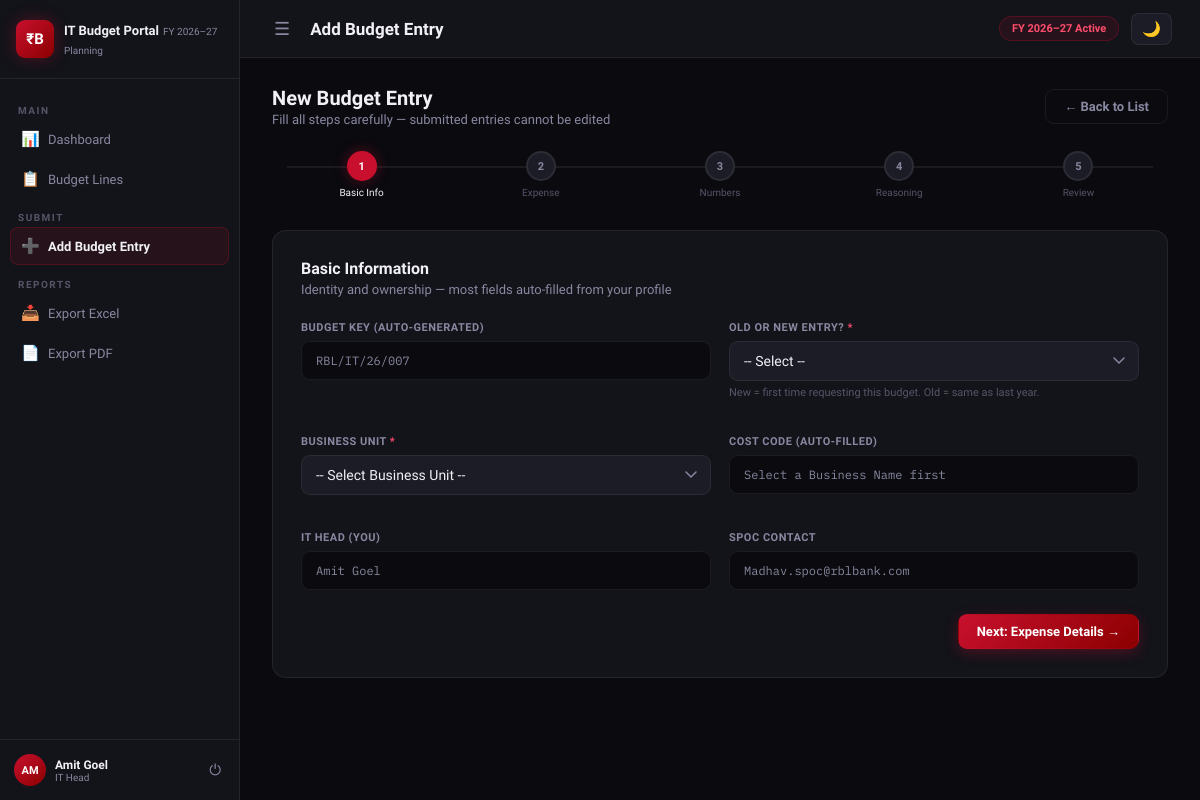
The app's page /budget/new (signed in) with its own data.
### app/models.py (models this page shows, shortened)
class User(Base):
    __tablename__ = "users"
    id = Column(Integer, primary_key=True, index=True)
    full_name  = Column(String(100), nullable=False)
    email      = Column(String(150), unique=True, nullable=False, index=True)
    password   = Column(String(255), nullable=False)
    role = Column(Enum(UserRole), nullable=False, default=UserRole.IT_HEAD)
    department = Column(String(100), nullable=True)
    spoc_email = Column(String(150), nullable=True)
    cost_code  = Column(String(50), nullable=True)
    is_active  = Column(Boolean, default=True)
    created_at = Column(DateTime(timezone=True), server_default=func.now())
    budget_lines = relationship("BudgetLine", back_populates="submitted_by_user")
    approvals    = relationship("Approval", back_populates="action_by_user")

### app/routers/budget_router.py (the view)
@router.get("/new", response_class=HTMLResponse)
async def new_budget_form(request: Request, db: Session = Depends(get_db)):
    user = await get_user_from_cookie(request, db)
    if not user:
        return RedirectResponse(url="/auth/login")
    if user.role != models.UserRole.IT_HEAD:
        return RedirectResponse(url="/dashboard/")
    next_key = generate_budget_key(db)
    return templates.TemplateResponse("budget/form.html", {
        "request": request,
        "user": user, "next_key": next_key, "entry": None,
        "error": None, "active_page": "new_entry"
    })

### app/templates/budget/form.html (shortened to what this page needs)
{% extends "base.html" %}
{% block page_title %}Add Budget Entry{% endblock %}
{% block content %}
<div class="page-header">
  <div class="page-header-left">
    <h2>New Budget Entry</h2>
    <p>Fill all steps carefully — submitted entries cannot be edited</p>
  </div>
  <a href="/budget/" class="btn btn-ghost">← Back to List</a>
</div>
<div class="stepper">
  <div class="step active" id="step-1"><div class="step-circle">1</div><div class="step-label">Basic Info</div></div>
  <div class="step" id="step-2"><div class="step-circle">2</div><div class="step-label">Expense</div></div>
  <div class="step" id="step-3"><div class="step-circle">3</div><div class="step-label">Numbers</div></div>
  <div class="step" id="step-4"><div class="step-circle">4</div><div class="step-label">Reasoning</div></div>
  <div class="step" id="step-5"><div class="step-circle">5</div><div class="step-label">Review</div></div>
</div>
<form method="POST" action="/budget/new" id="budgetForm">
  <div class="form-step-card" id="form-step-1">
    <div class="step-card-title">Basic Information</div>
    <div class="step-card-sub">Identity and ownership — most fields auto-filled from your profile</div>
    <div class="form-grid-2">
      <div class="field-group">
        <label class="field-label">Budget Key (Auto-generated)</label>
        <div class="field-readonly">{{ next_key }}</div>
      </div>
      <div class="field-group">
        <label class="field-label field-required">Old or New Entry?</label>
        <select class="field-select" name="old_new" id="oldNew" onchange="togglePrevKey()" required>
          <option value="">-- Select --</option>
        </select>
        <div class="field-hint">New = first time requesting this budget. Old = same as last year.</div>
      </div>
      <div class="field-group">
        <label class="field-label field-required">Business Unit</label>
        <select class="field-select" name="business_name" id="businessSelect" onchange="autoFillCostCode()" required>
          <option value="">-- Select Business Unit --</option>
        </select>
      </div>
      <div class="field-group">
        <label class="field-label">Cost Code (Auto-filled)</label>
        <div class="field-readonly" id="costCodeDisplay">Select a Business Unit first</div>
      </div>
      <div class="field-group">
        <label class="field-label">IT Head (You)</label>
        <div class="field-readonly" id="itHeadDisplay">{{ user.full_name }}</div>
      </div>
      <div class="field-group">
        <label class="field-label">SPOC Contact</label>
        <div class="field-readonly">{{ user.spoc_email or 'Not set in profile' }}</div>
      </div>
    </div>
    <div class="step-nav">
      <button type="button" class="btn btn-primary" onclick="goStep(2)">Next: Expense Details →</button>
    </div>
  </div>
</form>
{% endblock %}

### app/templates/base.html (shortened to what this page needs)
<!DOCTYPE html>
<html lang="en" data-theme="dark">
<head>
  <link rel="stylesheet" href="/static/css/style.css"/>
</head>
<body>
<aside class="sidebar" id="sidebar">
  <div class="sidebar-logo">
    <div class="logo-mark">₹B</div>
    <div class="sidebar-logo-text">
      <span class="logo-title">IT Budget Portal</span>
      <span class="logo-sub">FY 2026–27 Planning</span>
    </div>
  </div>
  <nav class="sidebar-nav">
    <div class="nav-section-label">Main</div>
    <a href="/dashboard/" class="nav-item {% if active_page == 'dashboard' %}active{% endif %}">
      <span class="nav-icon">📊</span> Dashboard
    </a>
    <a href="/budget/" class="nav-item {% if active_page == 'budget' %}active{% endif %}">
      <span class="nav-icon">📋</span> Budget Lines
    </a>
    {% if user.role == 'it_head' %}
    <div class="nav-section-label">Submit</div>
    <a href="/budget/new" class="nav-item {% if active_page == 'new_entry' %}active{% endif %}">
      <span class="nav-icon">➕</span> Add Budget Entry
    </a>
    {% endif %}
    <div class="nav-section-label">Reports</div>
    <a href="#" class="nav-item" onclick="showToast('📥 Excel export — coming in full build!','info'); return false;">
      <span class="nav-icon">📥</span> Export Excel
    </a>
    <a href="#" class="nav-item" onclick="showToast('📄 PDF report — coming in full build!','info'); return false;">
      <span class="nav-icon">📄</span> Export PDF
    </a>
  </nav>
  <div class="sidebar-footer">
    <div class="user-block">
      <div class="user-avatar">{{ user.full_name[:2].upper() }}</div>
      <div class="user-info">
        <div class="user-name">{{ user.full_name }}</div>
        <div class="user-role">
          {% if user.role == 'it_head' %}IT Head
          {% elif user.role == 'admin' %}Admin (CA)
          {% else %}CEO{% endif %}
        </div>
      </div>
      <a href="/auth/logout" class="logout-btn" title="Logout">⏻</a>
    </div>
  </div>
</aside>
<div class="main-wrapper">
  <header class="topbar">
    <div class="topbar-left">
      <button class="menu-toggle" onclick="toggleSidebar()" title="Toggle Menu">☰</button>
      <h1 class="topbar-title">{% block page_title %}Dashboard{% endblock %}</h1>
    </div>
    <div class="topbar-right">
      <span class="fy-badge">FY 2026–27 Active</span>
      <button class="theme-toggle" onclick="toggleTheme()" title="Toggle Dark/Light Mode" id="themeBtn">🌙</button>
    </div>
  </header>
  <main class="page-content">
    {% block content %}{% endblock %}
  </main>
</div>
</body>
</html>

### records on screen
User: full_name "AM", full_name "Amit Goel", spoc_email "Madhav.spoc@rblbank.com"

### other values on screen
{{ next_key }} "RBL/IT/26/007"
